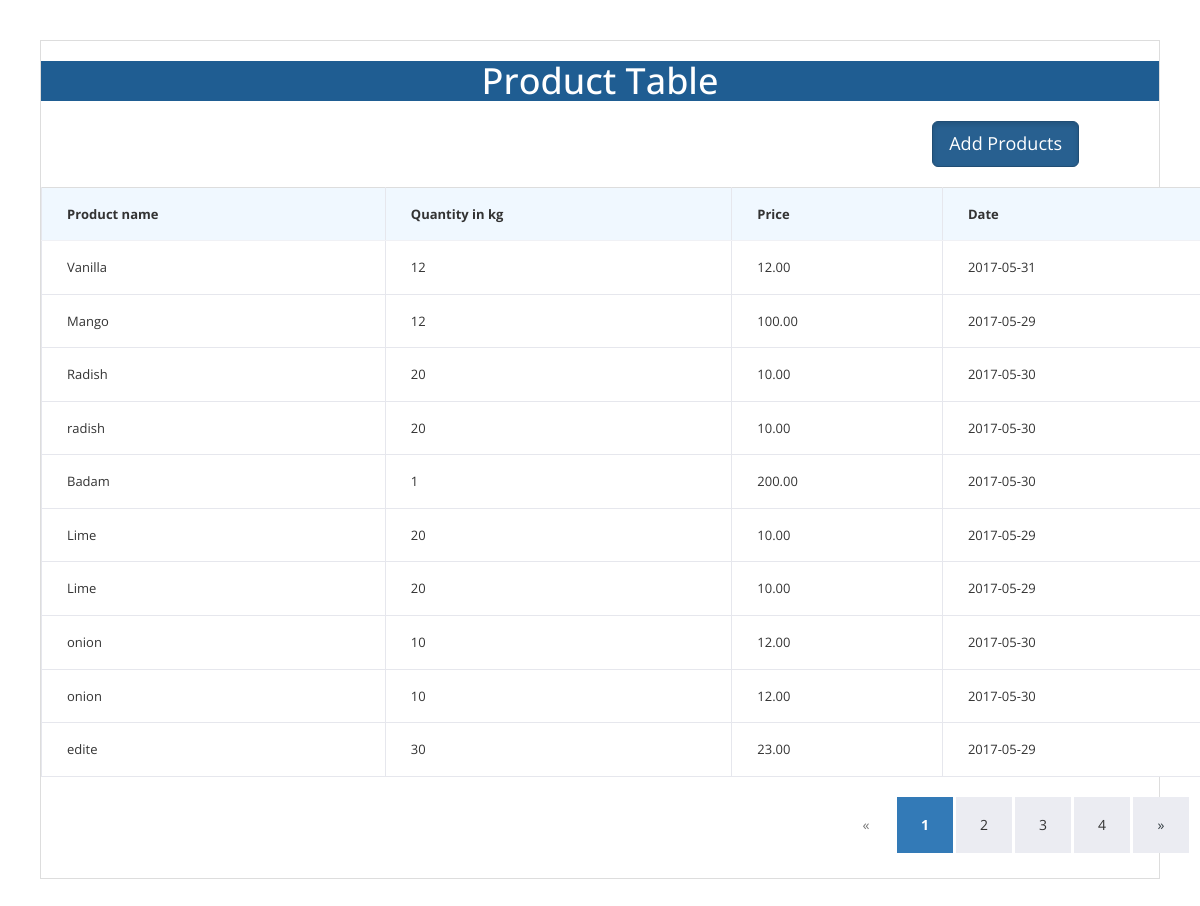
The app's page /product/index.php with its own data.
### tables this page shows
CREATE TABLE `product` (
  `id` int(11) NOT NULL AUTO_INCREMENT,
  `product_name` varchar(255) NOT NULL,
  `quantity` int(11) NOT NULL,
  `price` decimal(6,2) DEFAULT NULL,
  `date` date DEFAULT NULL,
  PRIMARY KEY (`id`)
);

### product/index.php (the view, shortened to what this page needs)
<!DOCTYPE html>
<html lang="en">
<head>
    <link href="css/vendor/bootstrap.min.css" type="text/css" rel="stylesheet">
    <link href="css/vendor/font-awesome.min.css" type="text/css" rel="stylesheet">
    <link href="css/jquery.bdt.css" type="text/css" rel="stylesheet">
    <link href="css/style.css" type="text/css" rel="stylesheet">
</head>
<body>
        <div class ="table table-bordered" style= "background:white;">
             <h1 style="text-align: center; margin-bottom: 20px;color: white;background-color: #1f5d92;" >Product Table </h1>
              <a href="form.php" class="btn btn-primary btn-lg active" style="float:right; margin-bottom: 20px;     margin-right: 80px;" role="button" aria-pressed="true">Add Products</a>
<div class="container">
    <div class="row">
                <tbody>
                 <?php
$link =mysqli_connect("localhost","root","password","Shop");
$result = mysqli_query($link,"SELECT * FROM product");
echo "<table class='table table-bordered'  id='bootstrap-table'>
<thead>
<tr style='background: aliceblue;'>
<th>Product name</th>
<th>Quantity in kg</th>
<th>Price</th>
<th>Date</th>
 </tr>
 </thead>";
while($row = mysqli_fetch_array($result))
{
echo "<tr>";
echo "<td>" . $row['product_name'] . "</td>";
echo "<td>" . $row['quantity'] . "</td>";
echo "<td>" . $row['price'] . "</td>";
echo "<td>" . $row['date'] . "</td>";
echo "</tr>";
}
echo "</table>";
?>
                </tbody>
        </div>
        </div>
    </div>
</body>
</html>

### product/css/style.css (style rules this page uses)
body { font-family: 'Open Sans'; padding: 40px; }
.bdt > thead > tr > th, .bdt > tbody > tr > td { font-size: 13px; }
.bdt tr:last-child td, .bdt tr:last-child th { border-bottom: 1px solid #f0f1f5; }
.bdt > tbody > tr > td, .bdt > tbody > tr > th, .bdt > tfoot > tr > td, .bdt > tfoot > tr > th, .bdt > thead > tr > td, .bdt > thead > tr > th { border-color: #e6e7ed; padding: 17px 25px; }

### records on screen
product: product_name "Vanilla", quantity "12", price "12.00", date "2017-05-31"
product: product_name "Mango", quantity "12", price "100.00", date "2017-05-29"
product: product_name "Radish", quantity "20", price "10.00", date "2017-05-30"
product: product_name "radish", quantity "20", price "10.00", date "2017-05-30"
product: product_name "Badam", quantity "1", price "200.00", date "2017-05-30"
product: product_name "Lime", quantity "20", price "10.00", date "2017-05-29"
product: product_name "Lime", quantity "20", price "10.00", date "2017-05-29"
product: product_name "onion", quantity "10", price "12.00", date "2017-05-30"
product: product_name "onion", quantity "10", price "12.00", date "2017-05-30"
product: product_name "edite", quantity "30", price "23.00", date "2017-05-29"
